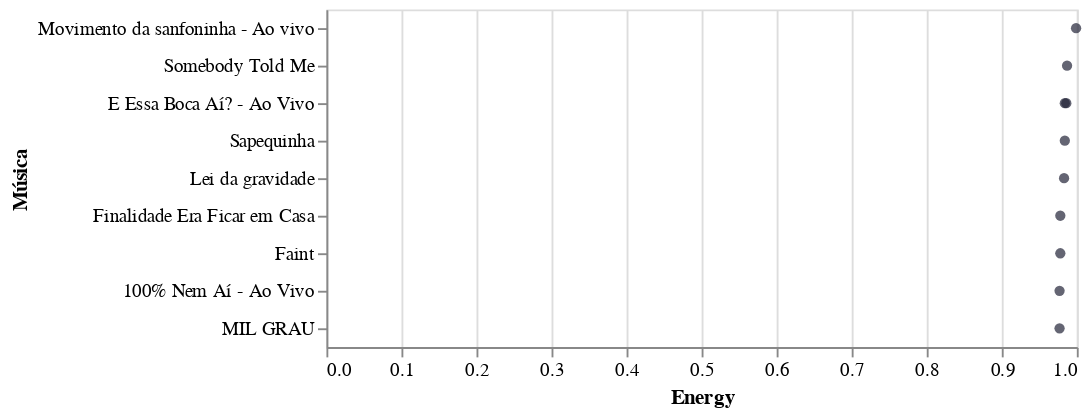

Write notebook code for a chart like this one.
### Code cell
gettop10track('energy','Energy')

### Figure 1 — Vega-Lite specification as saved in the notebook (floating-point values rounded to 4 significant figures)
{"config": {"view": {"continuousWidth": 400, "continuousHeight": 300}}, "data": {"name": "data-7b835efd15842fbef58c2219f794e775"}, "mark": {"type": "circle", "color": "#222437"}, "encoding": {"tooltip": [{"type": "quantitative", "field": "energy", "title": "Energy"}, {"type": "nominal", "field": "name", "title": "Música"}, {"type": "nominal", "field": "artist", "title": "Artista"}], "x": {"type": "quantitative", "axis": {"title": "Energy"}, "field": "energy"}, "y": {"type": "nominal", "axis": {"title": "Música"}, "field": "name", "sort": "-x"}}, "$schema": "https://vega.github.io/schema/vega-lite/v4.8.1.json", "datasets": {"data-7b835efd15842fbef58c2219f794e775": [{"artist": "Anitta", "name": "Movimento da sanfoninha - Ao vivo", "energy": 0.999}, {"artist": "The Killers", "name": "Somebody Told Me", "energy": 0.987}, {"artist": "Bruninho & Davi", "name": "E Essa Boca Aí? - Ao Vivo", "energy": 0.986}, {"artist": "Bruninho & Davi", "name": "E Essa Boca Aí? - Ao Vivo", "energy": 0.984}, {"artist": "Lexa", "name": "Sapequinha", "energy": 0.984}, {"artist": "POCAH", "name": "Lei da gravidade", "energy": 0.983}, {"artist": "MC Kevin o Chris", "name": "Finalidade Era Ficar em Casa", "energy": 0.978}, {"artist": "Linkin Park", "name": "Faint", "energy": 0.978}, {"artist": "Marcos & Belutti", "name": "100% Nem Aí - Ao Vivo", "energy": 0.977}, {"artist": "Gloria Groove", "name": "MIL GRAU", "energy": 0.977}]}}
